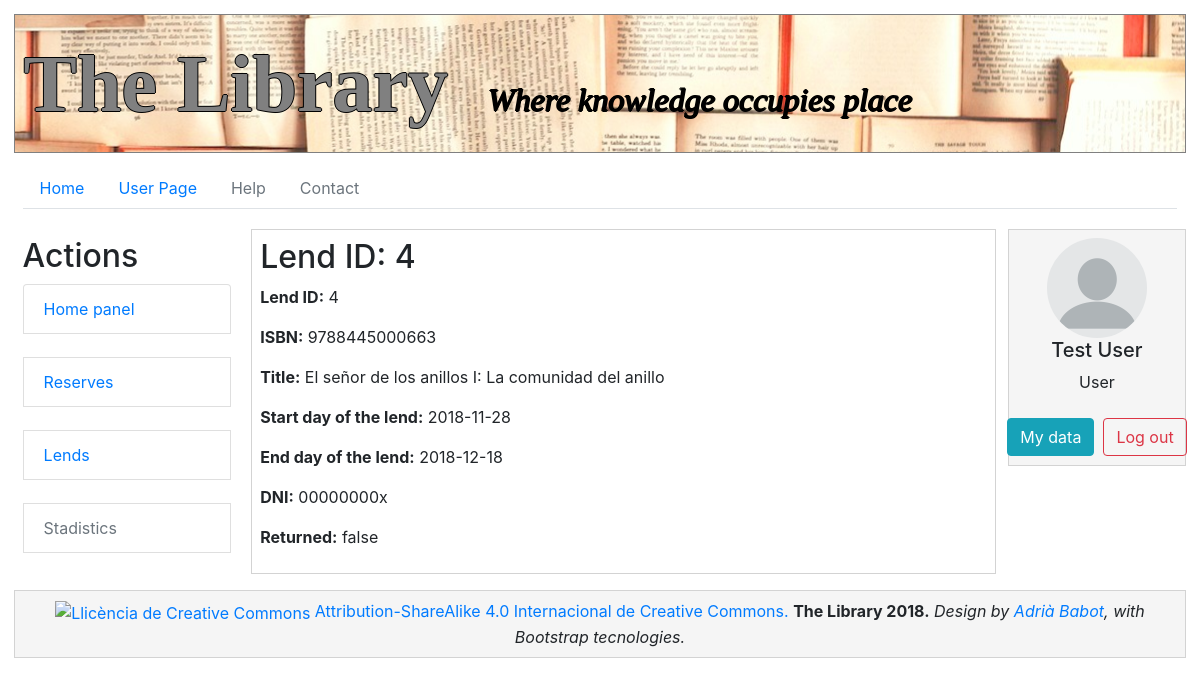
The page /pageBrowse.php?id=4&ref=lend (signed in) on the database its author committed.
### tables this page shows
CREATE TABLE `users` (
  `dni` varchar(10) NOT NULL,
  `name` varchar(20) NOT NULL,
  `surname` varchar(30) NOT NULL,
  `pass` varchar(8) NOT NULL,
  `user_type` int(1) NOT NULL,
  `phone_number` varchar(9) NOT NULL,
  `city` varchar(20) DEFAULT NULL,
  `postal_code` varchar(11) DEFAULT NULL,
  `email` varchar(30) NOT NULL,
  `direction` varchar(50) DEFAULT NULL
);

CREATE TABLE `lend` (
  `id_lend` int(11) NOT NULL,
  `start_time_lend` date NOT NULL,
  `dni` varchar(10) NOT NULL,
  `id_copy` int(11) NOT NULL,
  `returned` tinyint(1) NOT NULL
);

### User.php (called while the page is built, shortened)
<?php
class User
{
    private $name;
    private $surname;
    private $user_type;
    public function __construct()
    {
        $params = func_get_args();
        $num_params = func_num_args();
        $f_constructor = '__construct' . $num_params;
        if (method_exists($this, $f_constructor)) {
            call_user_func_array(array($this, $f_constructor), $params);
        }
    }
    function __construct1($dni)
    {
        include("connection_data.inc");
        $connexion = new mysqli ($mysql_server, $mysql_login, $mysql_pass, "library");
        $sentenciaSQL = "SELECT * FROM users where dni='$dni';";
        $sql_result = $connexion->query($sentenciaSQL);
        while ($row = mysqli_fetch_assoc($sql_result)) {
            $this->name = $row['name'];
            $this->surname = $row['surname'];
            $this->user_type = $row['user_type'];
        }
    }
    public function getName()
    {
        return $this->name;
    }
    public function getSurname()
    {
        return $this->surname;
    }
    public function getUserType()
    {
        return $this->user_type;
    }
}

### Lend.php (called while the page is built, shortened)
<?php
class Lend
{
    private $id_lend;
    public function __construct()
    {
        $params = func_get_args();
        $num_params = func_num_args();
        $f_constructor = '__construct' . $num_params;
        if (method_exists($this, $f_constructor)) {
            call_user_func_array(array($this, $f_constructor), $params);
        }
    }
    public function __construct1($id_lend)
    {
        include("connection_data.inc");
        $connexion = new mysqli ($mysql_server, $mysql_login, $mysql_pass, "library");
        $sentenciaSQL = "SELECT * FROM lend where id_lend='$id_lend';";
        $sql_result = $connexion->query($sentenciaSQL);
        while ($row = mysqli_fetch_assoc($sql_result)) {
            $this->id_lend = $row['id_lend'];
        }
    }
    public function getIdLend()
    {
        return $this->id_lend;
    }
}

### pageBrowse.php (the view, shortened to what this page needs)
<!DOCTYPE html>
<html lang="en">
<?php require("head.php"); ?>
<body>
<main>
    <aside id="ad1">
        <?php include('extendedUser_toolsMenu.inc'); ?>
    </aside>
    <aside id="ad2">
        <?php include('loggedInAs.inc') ?>
    </aside>
    <section>
        <?php
        require_once("ShowData.php");
        require_once("Book.php");
        require_once("Lend.php");
        $tableName = $_GET['ref'];
        $id = $_GET['id'];
        switch ($tableName) {
            case 'lend':
                $work_lend = new Lend($id);
                echo "<h2>Lend ID: " . $work_lend->getIdLend() . "</h2>";
                break;
        }
        ?>
    </section>
</main>
<?php include('footer.php') ?>
</body>
</html>

### loggedInAs.inc (shortened to what this page needs)
<?php
include_once('User.php');
$work_user = new User($_SESSION['user_id']);
?>
<div class="profile-sidebar">
    <div class="d-flex justify-content-center">
        <img id="profileImg" src="res/users/pred_user.png" alt="User picture">
    </div>
    <div>
        <div class="d-flex justify-content-center">
            <?php echo "<h5>".$work_user->getName() . " " . $work_user->getSurname()."</h5>"?>
        </div>
        <div class="d-flex justify-content-center">
            <?php
            switch ($work_user->getUserType()){
                case USER_TYPE_USER:
                    echo"User";
                    break;
            }
            ?>
        </div>
    </div>
    <br/>
    <div class="d-flex justify-content-center">
        <br/>
        <?php echo "<a class=\"btn btn-info\" href=\"pageBrowse.php?id=" . $_SESSION['user_id'] . "&ref=users\">My data</a>";?>
        &nbsp&nbsp<a href="logOut.php" class="btn btn-outline-danger">Log out</a>
    </div>
</div>

### css/index.css (style rules this page uses)
header, nav, body, footer, aside, section { margin: 0.5%; padding: 0.7%; }
div { text-align: justify; text-justify: inter-word; }
aside#ad1 { float: left; width: 19%; }
#profileImg { border-radius: 50% !important; }
aside#ad2 { float: right; width: 15%; text-align: left; border: 1px solid lightgrey; background-color: whitesmoke; }
section { float: left; width: 63%; border: 1px solid lightgrey; }
html:before { content: ""; position: fixed; z-index: -1; display: block; background: white url('../res/img/book.png') no-repeat fixed center; width: 100%; height: 100%; filter: opacity(18%); }

### rows shown on the page
users: name "Test", surname "User"
lend: id_lend "4"

### other values the page prints
$this->lines[$j - 1]['name'] "Lend ID"
$this->lines[$j - 1]['data'] "4"
$this->lines[$j - 1]['name'] "ISBN"
$this->lines[$j - 1]['data'] "9788445000663"
$this->lines[$j - 1]['name'] "Title"
$this->lines[$j - 1]['data'] "El señor de los anillos I: La comunidad del anillo"
$this->lines[$j - 1]['name'] "Start day of the lend"
$this->lines[$j - 1]['data'] "2018-11-28"
$this->lines[$j - 1]['name'] "End day of the lend"
$this->lines[$j - 1]['data'] "2018-12-18"
$this->lines[$j - 1]['name'] "DNI"
$this->lines[$j - 1]['data'] "00000000x"
$this->lines[$j - 1]['name'] "Returned"
$this->lines[$j - 1]['data'] "false"
